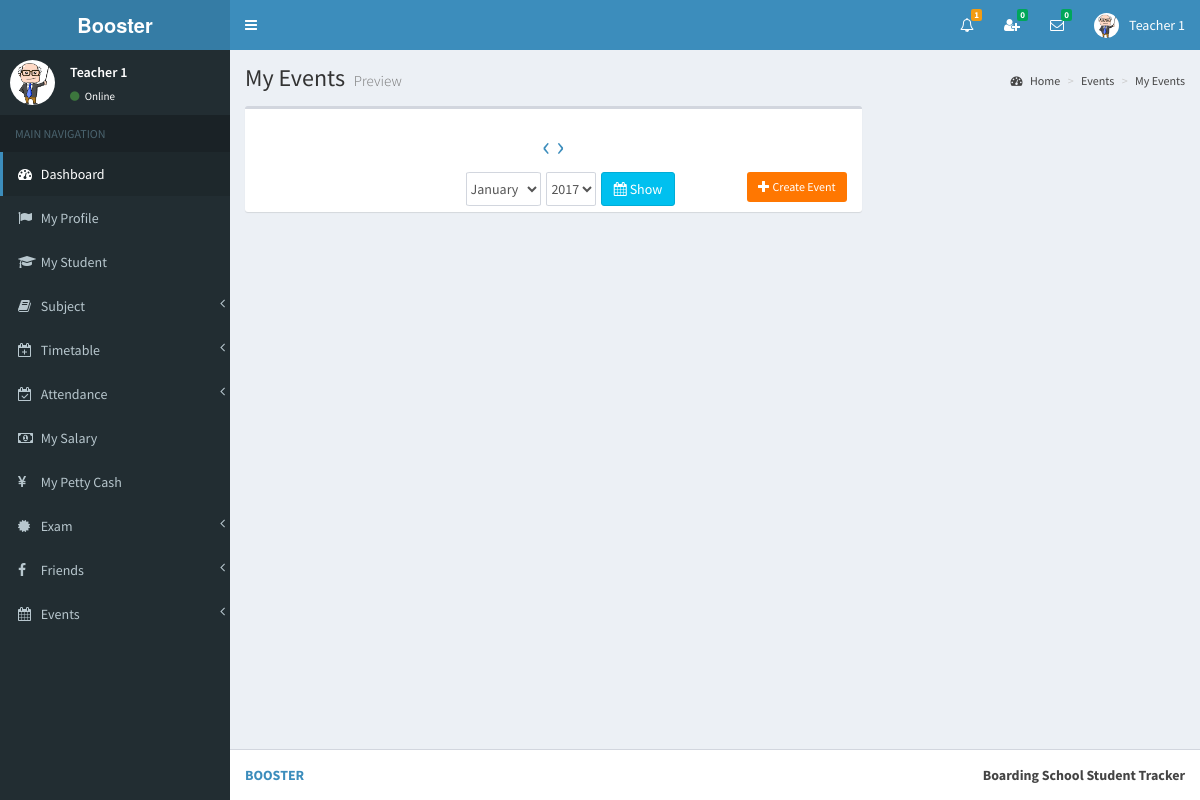
Page /view/my_events2.php (signed in) on the committed database.
### tables this page shows
CREATE TABLE `teacher` (
  `id` int(11) NOT NULL,
  `full_name` varchar(255) NOT NULL,
  `i_name` varchar(255) NOT NULL,
  `gender` varchar(255) NOT NULL,
  `address` varchar(255) NOT NULL,
  `phone` varchar(255) NOT NULL,
  `email` varchar(255) NOT NULL,
  `image_name` varchar(255) NOT NULL,
  `index_number` bigint(11) NOT NULL,
  `reg_date` date NOT NULL
);

### view/my_events2.php (the view, shortened to what this page needs)
<?php include_once('head.php'); ?>
<?php include_once('header_teacher.php'); ?>
<?php include_once('sidebar2.php'); ?>
<div class="content-wrapper">
    <section class="content-header">
    	<h1>
        	My Events
        	<small>Preview</small>
        </h1>
        <ol class="breadcrumb">
        	<li><a href="#"><i class="fa fa-dashboard"></i> Home</a></li>
            <li><a href="#">Events</a></li>
            <li><a href="#">My Events</a></li>
    	</ol>
	</section>
<?php
$my_index=$_SESSION['index_number'];
$my_type=$_SESSION['type'];
?>
	<section class="content" >
    	<div class="row" id="table1">
        	<div class="col-md-8">
            	<div class="box">
                    <div id="calendar-container">
                        <div id="calendar-header">
                           	<center><h2> <a href="#" class="" onClick="ShowEvents('P','<?php echo $my_index; ?>','<?php echo $my_type; ?>')" id="btn1">&#8249;</a>
                            <a href="#" class="" onClick="ShowEvents('N','<?php echo $my_index; ?>','<?php echo $my_type; ?>')" id="btn2">&#8250;</a></h2></center>
        				</div>
                        <div class="col-md-4">
						</div>
                        <div class="col-md-7" >
                            <select class="form-control col-md-4 " id="cal_month" >
                                <option value="0">January</option>
                            </select>
                            <select class="form-control col-md-3" id="cal_year" >
                                <option value="2017">2017</option>
                            </select>
                           <button type="button" class="btn btn-info btn-md"  id="btnShow" onClick="ShowEvents1(this)">
                                <i class="fa fa-calendar" aria-hidden="true"></i> Show
                           </button>
                        </div>
                        <div class="col-md-1">
                        	<a href="#" onClick=" createEvents('<?php echo $my_index; ?>','<?php echo $my_type; ?>')" class="btn btn-sm  bg-orange-active pull-right " data-id="" data-toggle="modal"><span class="glyphicon glyphicon-plus"></span> Create Event </a>
                        </div>
                        <br><br>
       				</div>
        		</div>
        	</div>
		</div>
	</section>
</div>
<?php include_once('footer.php');?>

### view/header_teacher.php (shortened to what this page needs)
<body class="hold-transition skin-blue sidebar-mini" >
<div class="wrapper">
  <header class="main-header" >
    <a href="" class="logo">
      <span class="logo-lg"><strong>Booster</strong></span>
    </a>
    <nav class="navbar navbar-static-top">
		<a href="#" class="sidebar-toggle" data-toggle="offcanvas" role="button">
       	</a>
		<div class="navbar-custom-menu">
			<ul class="nav navbar-nav">
              <li class="dropdown notifications-menu">
                <a href="#" class="dropdown-toggle" data-toggle="dropdown">
                  <i class="fa fa-bell-o"></i>
<?php
include_once('../controller/config.php');
$my_type=$_SESSION["type"];
$my_index=$_SESSION["index_number"];
if($my_type == 'Teacher'){
	$sql1="SELECT COUNT(id) FROM notification_history WHERE user_type='Teacher' AND index_number='$my_index' AND _isread='0'";
	$result1=mysqli_query($conn,$sql1);
	$row1=mysqli_fetch_assoc($result1);
	$notfi_count=$row1['COUNT(id)'];
?>
                  <span class="label label-warning"><?php echo $notfi_count; ?></span>
                </a>
              </li>
<?php }  ?>
<?php
include_once('../controller/config.php');
$my_index=$_SESSION["index_number"];
$my_type=$_SESSION["type"];
$sql="SELECT count(id)
      FROM my_friends
      WHERE my_index='$my_index' AND _status='Pending' AND _isread='0'";
$result=mysqli_query($conn,$sql);
$row=mysqli_fetch_assoc($result);
$unread_count=$row['count(id)'];
?>
              <li class="dropdown messages-menu"  id="friend_request">
              	<a href="#" class="dropdown-toggle" data-toggle="dropdown" onClick="showFriendRequest('<?php echo $my_index; ?>','<?php echo $my_type; ?>')">
                  <i class="fa fa-user-plus"></i>
                  <span class="label label-success"><?php echo $unread_count; ?></span>
                </a>
              </li>
<?php
include_once('../controller/config.php');
$my_index=$_SESSION["index_number"];
$unread_msg_count=0;
$sql="SELECT * FROM my_friends WHERE my_index='$my_index'";
$result=mysqli_query($conn,$sql);
while($row=mysqli_fetch_assoc($result)){
	$friend_index=$row['friend_index'];
	$sql1="SELECT count(id)
		  FROM online_chat
		  WHERE user_index='$friend_index' AND _isread='0'";
	$result1=mysqli_query($conn,$sql1);
	$row1=mysqli_fetch_assoc($result1);
	$unread_msg_count+=$row1['count(id)'];
}
?>
              <li class="dropdown messages-menu" id="unread_msg">
                <a href="#" class="dropdown-toggle" data-toggle="dropdown" >
                  <i class="fa fa-envelope-o"></i>
                  <span class="label label-success"><?php echo $unread_msg_count; ?></span>
                </a>
<?php
include_once('../controller/config.php');
$index=$_SESSION["index_number"];
$type=$_SESSION["type"];
$time='';
$file_path='';
	$sql="SELECT
           DISTINCT conversation_id,friend_index
           FROM
              my_friends
           WHERE
              	my_index='$index'
           ORDER BY
              conversation_id";
	$result=mysqli_query($conn,$sql);
	while($row=mysqli_fetch_assoc($result)){
		$conversation_id=$row['conversation_id'];
		$friend_index=$row['friend_index'];
		$sql3="SELECT * FROM my_friends WHERE conversation_id='$conversation_id' and friend_index='$friend_index'";
		$result3=mysqli_query($conn,$sql3);
		$row3=mysqli_fetch_assoc($result3);
		$friend_type=$row3['friend_type'];
		if($friend_type == "Admin"){
			$sql1="SELECT * FROM admin WHERE index_number='$friend_index'";
			$result1=mysqli_query($conn,$sql1);
			$row1=mysqli_fetch_assoc($result1);
			$friend_name=$row1['i_name'];
			$friend_image=$row1['image_name'];
		}
		if($friend_type == "Teacher"){
			$sql1="SELECT * FROM teacher WHERE index_number='$friend_index'";
			$result1=mysqli_query($conn,$sql1);
			$row1=mysqli_fetch_assoc($result1);
			$friend_name=$row1['i_name'];
			$friend_image=$row1['image_name'];
		}
		if($friend_type == "Student"){
			$sql1="SELECT * FROM student WHERE index_number='$friend_index'";
			$result1=mysqli_query($conn,$sql1);
			$row1=mysqli_fetch_assoc($result1);
			$friend_name=$row1['i_name'];
			$friend_image=$row1['image_name'];
		}
		$sql2="SELECT * FROM online_chat WHERE conversation_id='$conversation_id' ORDER BY id DESC LIMIT 1";
		$result2=mysqli_query($conn,$sql2);
		while($row2=mysqli_fetch_assoc($result2)){
			$last_msg=$row2['msg'];
			$msg_time=$row2['time'];
			$datetime1 = new DateTime($msg_time);
			$datetime2 = new DateTime();
			$interval = $datetime1->diff($datetime2);
			$year = $interval->format('%y y ');
			$month = $interval->format('%m m ');
			$days = $interval->format('%a d');
			$hours = $interval->format('%h h');
			$minutes = $interval->format('%i mins');
			$seconds = $interval->format('%s sec');
			if($year>0){
				$time=$year;
			}else if($month>0){
				$time=$month;
			}else if($days>0){
				$time=$days;
			}else if($hours>0){
				$time=$hours;
			}else if($minutes>0){
				$time=$minutes;
			}else{
				$time=$seconds;
			}
			if($type=="Admin"){
				$file_path="my_friends.php?do=showChatBox&my_index=$index&conversation_id=$conversation_id&friend_index=$friend_index&my_type=$type";
			}
			if($type=="Teacher"){
				$file_path="my_friends2.php?do=showChatBox&my_index=$index&conversation_id=$conversation_id&friend_index=$friend_index&my_type=$type";
			}
			if($type=="Student"){
				$file_path="my_friends1.php?do=showChatBox&my_index=$index&conversation_id=$conversation_id&friend_index=$friend_index&my_type=$type";
			}
?>
                      <li>
                        <a href="<?php echo $file_path; ?>" onClick="msgRead('<?php echo $index; ?>','<?php echo $conversation_id; ?>','<?php echo $friend_index; ?>','<?php echo $type; ?>')">
                          <div class="pull-left">
                            <img src="../<?php echo $friend_image; ?>" class="img-circle" alt="User Image">
                          </div>
                          <h4>
                            <?php echo $friend_name; ?>
                            <small><i class="fa fa-clock-o"></i> <?php echo $time; ?></small>
                          </h4>
                          <p><?php echo $last_msg; ?></p>
                        </a>
                      </li>
 <?php } } ?>
              </li>
<?php
include_once('../controller/config.php');
if($type=="Teacher"){
	$sql="SELECT * FROM teacher where index_number='$index'";
	$result=mysqli_query($conn,$sql);
	$row=mysqli_fetch_assoc($result);
}
?>
            	<li class="dropdown user user-menu">
                    <a href="#" class="dropdown-toggle" data-toggle="dropdown">
                      <img src="../<?php echo $row['image_name']; ?>" class="user-image" alt="User Image">
                      <span class="hidden-xs"><?php echo $row['i_name']; ?></span>
                    </a>
              </li>
            </ul>
        </div>
	</nav>
  </header>

### view/sidebar2.php (shortened to what this page needs)
  <aside class="main-sidebar">
    <section class="sidebar">
<?php
include_once('../controller/config.php');
$index=$_SESSION["index_number"];
$sql="SELECT * FROM teacher WHERE index_number='$index'";
$result=mysqli_query($conn,$sql);
$row=mysqli_fetch_assoc($result);
$name=$row['i_name'];
$image=$row['image_name'];
?>
      <div class="user-panel">
      	<div class="pull-left image">
        	<img src="../<?php echo $image; ?>" class="img-circle" alt="User Image">
        </div>
        <div class="pull-left info">
        	<p><?php echo $name; ?></p>
            <a href="#"><i class="fa fa-circle text-success"></i> Online</a>
        </div>
      </div>
      <ul class="sidebar-menu">
        <li class="header">MAIN NAVIGATION</li>
        <li class="active treeview">
          <a href="dashboard2.php">
            <i class="fa fa-dashboard"></i> <span>Dashboard</span>
          </a>
        </li>
        <li>
          <a href="teacher_profile2.php">
            <i class="fa fa-flag"></i> <span>My Profile</span>
          </a>
        </li>
         <li>
          <a href="my_student.php">
            <i class="fa fa-graduation-cap"></i> <span>My Student</span>
          </a>
        </li>
        <li class="treeview">
          <a href="#">
            <i class="fa fa-book"></i>
            <span>Subject</span>
            <span class="pull-right-container">
              <i class="fa fa-angle-left pull-right"></i>
            </span>
          </a>
        </li>
        <li class="treeview">
          <a href="#">
            <i class="fa fa-calendar-plus-o"></i>
            <span>Timetable</span>
            <span class="pull-right-container">
              <i class="fa fa-angle-left pull-right"></i>
            </span>
          </a>
        </li>
         <li class="treeview">
          <a href="#">
            <i class="fa fa-calendar-check-o"></i>
            <span>Attendance</span>
            <span class="pull-right-container">
              <i class="fa fa-angle-left pull-right"></i>
            </span>
          </a>
        </li>
        <li>
          <a href="my_salary.php">
            <i class="fa fa-money"></i> <span>My Salary</span>
          </a>
        </li>
         <li>
          <a href="my_petty_cash.php">
            <i class="fa fa-yen"></i> <span>My Petty Cash</span>
          </a>
        </li>
         <li class="treeview">
          <a href="#">
            <i class="fa fa-certificate"></i>
            <span>Exam</span>
            <span class="pull-right-container">
              <i class="fa fa-angle-left pull-right"></i>
            </span>
          </a>
        </li>
        <li class="treeview">
          <a href="#">
            <i class="fa fa-facebook"></i>
            <span>Friends</span>
            <span class="pull-right-container">
              <i class="fa fa-angle-left pull-right"></i>
            </span>
          </a>
        </li>
         <li class="treeview">
          <a href="#">
            <i class="fa fa-calendar"></i>
            <span>Events</span>
            <span class="pull-right-container">
              <i class="fa fa-angle-left pull-right"></i>
            </span>
          </a>
        </li>
      </ul>
    </section>
  </aside>

### view/my_events2.php (style rules this page uses)
#cal_month { width:23%; border-radius:5%; padding:0; }
#cal_year { width:15%; border-radius:5%; margin-left:5px; padding:0; }
#btnShow { margin-left:5px; }

### rows in the picture
teacher: image_name (picture), i_name "Teacher 1"

### other values in the picture
$notfi_count "1"
$unread_count "0"
$unread_msg_count "0"
